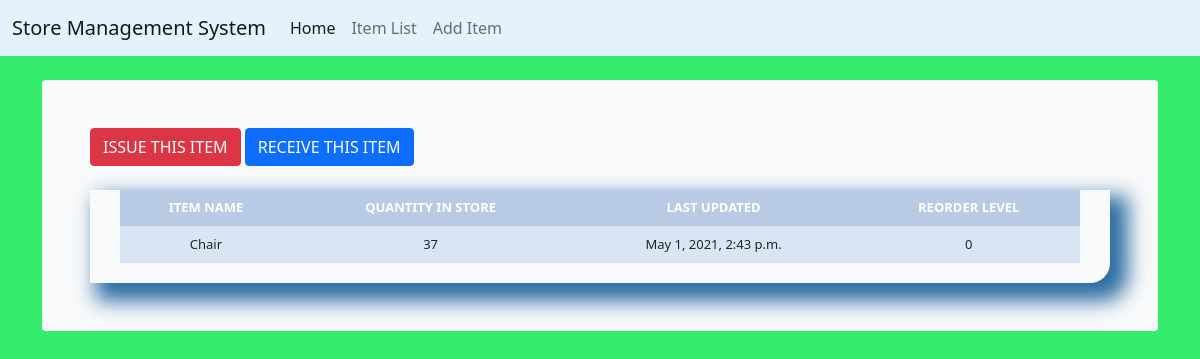
The app's page /stock_detail/1/ with its own data.
### stockmgmt/models.py (models this page shows, shortened)
class Stock(models.Model):
    category = models.ForeignKey(Category, on_delete=models.CASCADE)
    item_name = models.CharField(max_length=50, blank=True, null=True)
    quantity = models.IntegerField(default='0', blank=True, null=True)
    receive_quantity = models.IntegerField(default='0', blank=True, null=True)
    receive_by = models.CharField(max_length=50, blank=True, null=True)
    issue_quantity = models.IntegerField(default='0', blank=True, null=True)
    issue_by = models.CharField(max_length=50, blank=True, null=True)
    issue_to = models.CharField(max_length=50, blank=True, null=True)
    phone_number = models.CharField(max_length=50, blank=True, null=True)
    created_by = models.CharField(max_length=50, blank=True, null=True)
    reorder_level = models.IntegerField(default='0', blank=True, null=True)
    last_updated = models.DateTimeField(auto_now_add=False, auto_now=True)
    timestamp = models.DateTimeField(auto_now_add=True, auto_now=False)
    export_to_CSV = models.BooleanField(default=False)

### stockmgmt/views.py (the view)
# urls.py: path('stock_detail/<str:pk>/', views.stock_detail, name="stock_detail"),
def stock_detail(request, pk):
    queryset = Stock.objects.get(id=pk)
    context = {
        "title": queryset.item_name,
        "queryset": queryset,
    }
    return render(request, "stock_detail.html", context)

### stockmgmt/templates/stock_detail.html (shortened to what this page needs)
{% load static %} {% load crispy_forms_tags %}
<!DOCTYPE html>
<html>
  <head>
    <link
      href="https://cdn.jsdelivr.net/npm/bootstrap@5.0.0-beta3/dist/css/bootstrap.min.css"
      rel="stylesheet"
    />
    <link href="{% static 'css/stylesheet.css' %}" rel="stylesheet" />
  </head>
  <body>
    {% include 'navbar.html' %}
    <div class="container">
      <div class="bg-light p-5 rounded mt-4">
        <a href="{% url 'issue_items' queryset.id %}"
          ><div class="btn btn-danger">ISSUE THIS ITEM</div></a
        >
        <a href="{% url 'receive_items' queryset.id %}"
          ><div class="btn btn-primary">RECEIVE THIS ITEM</div></a
        >
        <br /><br />
        <div class="display_table">
          <table class="table">
            <tr>
              <th>ITEM NAME</th>
              <th>QUANTITY IN STORE</th>
              <th>LAST UPDATED</th>
              <th>REORDER LEVEL</th>
            </tr>
            <tr>
              <td>{{queryset.item_name}}</td>
              <td>{{queryset.quantity}}</td>
              <td>{{queryset.last_updated}}</td>
              <td>{{queryset.reorder_level}}</td>
            </tr>
          </table>
        </div>
      </div>
    </div>
  </body>
</html>

### stockmgmt/static/css/stylesheet.css (style rules this page uses)
body { background-color: #34eb6b; }
.table { font-size: 13px; text-align: center; width: 95%; margin: auto; text-align: center; }
.table tr:nth-child(odd) { background: #B8CAE4 }
.table tr:nth-child(even) { background: #dae5f4 }
th { background-color: #337ab7; color: white; }
.display_table { border-bottom-right-radius: 20px; padding-left: 5px; padding-right: 5px; padding-bottom: 20px; box-shadow: 12px 12px 20px 6px #2e6da4; }

### records on screen
Stock: item_name "Chair", quantity "37", last_updated "May 1, 2021, 2:43 p.m.", reorder_level "0"
